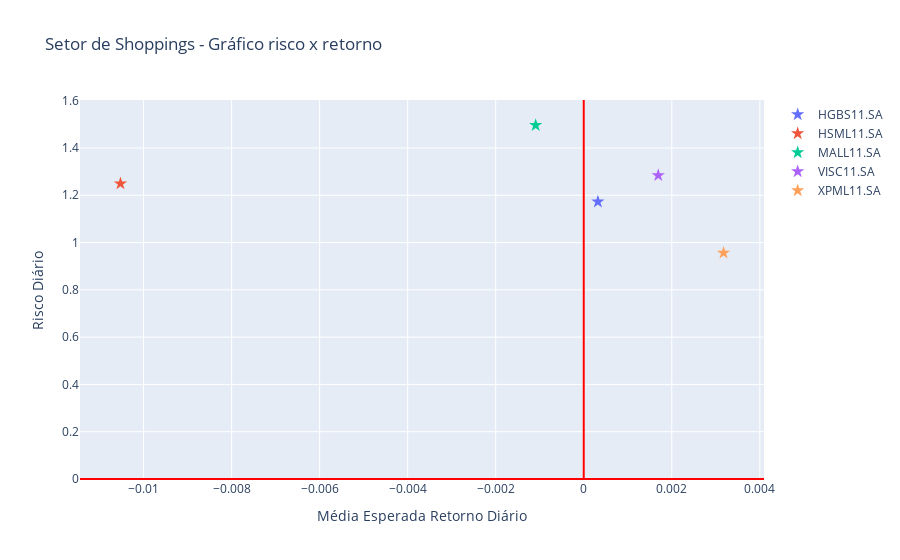

The notebook cell saved with this chart:
### Code cell
# Relação risco-retorno
plot_risk_return(ticker=lst_ticker_fii_shopping, setor='Shoppings')

### Figure 1 — Plotly figure (JSON) as saved in the notebook; plotly's stock layout.template omitted (floating-point values rounded to 4 significant figures)
{"data": [{"marker": {"size": 10, "symbol": "star"}, "mode": "markers", "name": "HGBS11.SA", "type": "scatter", "x": [0.0003214], "y": [1.173]}, {"marker": {"size": 10, "symbol": "star"}, "mode": "markers", "name": "HSML11.SA", "type": "scatter", "x": [-0.01053], "y": [1.249]}, {"marker": {"size": 10, "symbol": "star"}, "mode": "markers", "name": "MALL11.SA", "type": "scatter", "x": [-0.001092], "y": [1.496]}, {"marker": {"size": 10, "symbol": "star"}, "mode": "markers", "name": "VISC11.SA", "type": "scatter", "x": [0.001693], "y": [1.284]}, {"marker": {"size": 10, "symbol": "star"}, "mode": "markers", "name": "XPML11.SA", "type": "scatter", "x": [0.003176], "y": [0.9561]}], "layout": {"shapes": [{"line": {"color": "red", "width": 2}, "type": "line", "x0": 0, "x1": 1, "xref": "x domain", "y0": 0, "y1": 0, "yref": "y"}, {"line": {"color": "red", "width": 2}, "type": "line", "x0": 0, "x1": 0, "xref": "x", "y0": 0, "y1": 1, "yref": "y domain"}], "showlegend": true, "title": {"text": "Setor de Shoppings - Gráfico risco x retorno"}, "xaxis": {"title": {"text": "Média Esperada Retorno Diário"}}, "yaxis": {"title": {"text": "Risco Diário"}}}}
